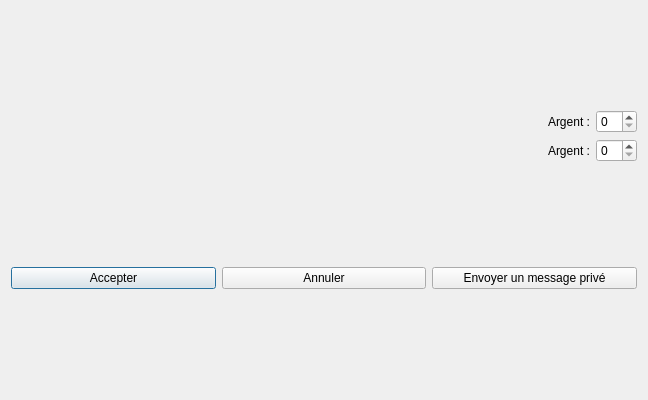
<?xml version="1.0" encoding="UTF-8"?>
<ui version="4.0">
 <class>Echange</class>
 <widget class="QDialog" name="Echange">
  <property name="geometry">
   <rect>
    <x>0</x>
    <y>0</y>
    <width>648</width>
    <height>400</height>
   </rect>
  </property>
  <property name="windowTitle">
   <string>Dialog</string>
  </property>
  <layout class="QVBoxLayout" name="verticalLayout">
   <item>
    <layout class="QHBoxLayout" name="lay_objets">
     <item>
      <layout class="QVBoxLayout" name="lay_objets_echanges">
       <item>
        <layout class="QHBoxLayout" name="mes_objets">
         <item>
          <widget class="QLabel" name="mon_nom">
           <property name="text">
            <string/>
           </property>
          </widget>
         </item>
         <item>
          <spacer name="mon_spacer">
           <property name="orientation">
            <enum>Qt::Horizontal</enum>
           </property>
           <property name="sizeHint" stdset="0">
            <size>
             <width>40</width>
             <height>20</height>
            </size>
           </property>
          </spacer>
         </item>
         <item>
          <widget class="QLabel" name="texte_mon_argent">
           <property name="text">
            <string>Argent :</string>
           </property>
          </widget>
         </item>
         <item>
          <widget class="QSpinBox" name="mon_argent"/>
         </item>
        </layout>
       </item>
       <item>
        <layout class="QHBoxLayout" name="ses_objets">
         <item>
          <widget class="QLabel" name="son_nom">
           <property name="text">
            <string/>
           </property>
          </widget>
         </item>
         <item>
          <spacer name="son_spacer">
           <property name="orientation">
            <enum>Qt::Horizontal</enum>
           </property>
           <property name="sizeHint" stdset="0">
            <size>
             <width>40</width>
             <height>20</height>
            </size>
           </property>
          </spacer>
         </item>
         <item>
          <widget class="QLabel" name="texte_son_argent">
           <property name="text">
            <string>Argent :</string>
           </property>
          </widget>
         </item>
         <item>
          <widget class="QSpinBox" name="son_argent"/>
         </item>
        </layout>
       </item>
      </layout>
     </item>
    </layout>
   </item>
   <item>
    <layout class="QHBoxLayout" name="boutons">
     <item>
      <widget class="QPushButton" name="accepter">
       <property name="text">
        <string>Accepter</string>
       </property>
      </widget>
     </item>
     <item>
      <widget class="QPushButton" name="annuler">
       <property name="text">
        <string>Annuler</string>
       </property>
      </widget>
     </item>
     <item>
      <widget class="QPushButton" name="mp">
       <property name="text">
        <string>Envoyer un message privé</string>
       </property>
      </widget>
     </item>
    </layout>
   </item>
  </layout>
 </widget>
 <resources/>
 <connections/>
</ui>
